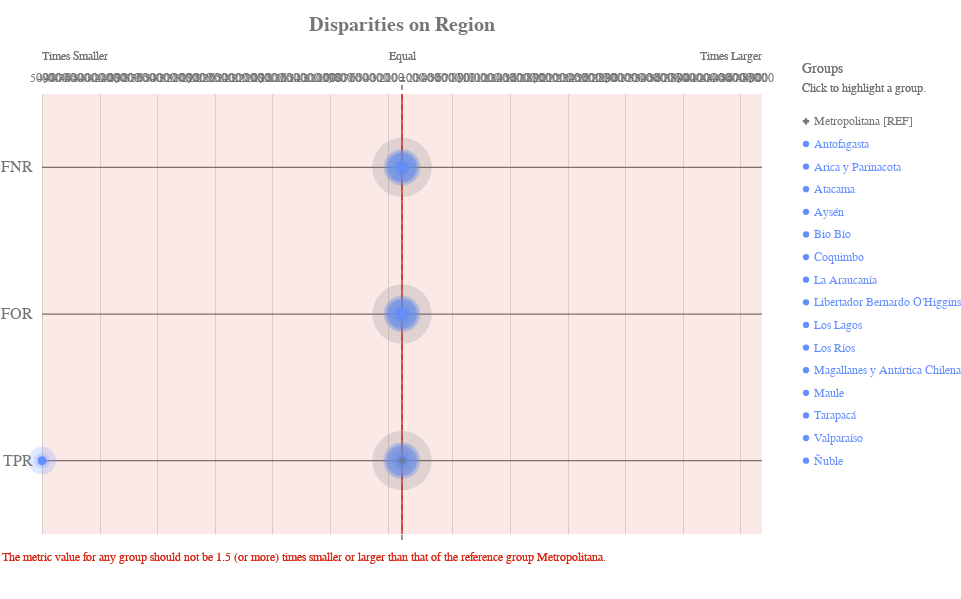

The notebook cell saved with this chart:
### Code cell
ap.disparity(grupo_definido, metrics, 'Region', fairness_threshold = disparity_tolerance)
